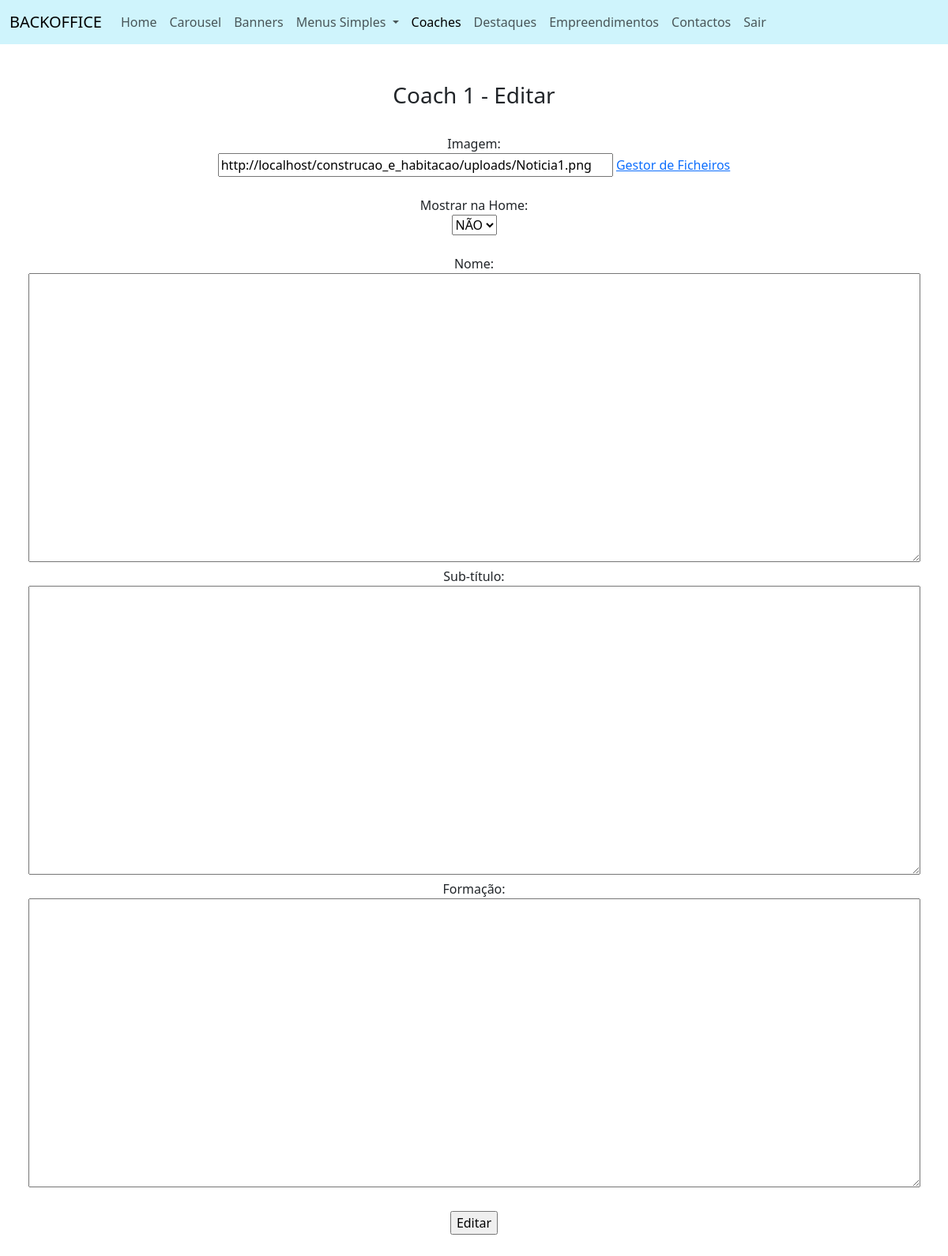
The app's page /backoffice/infante_people_editar.php?id=1 (signed in) with its own data.
### tables this page shows
CREATE TABLE `infante_people` (
  `id` int(11) NOT NULL,
  `título` varchar(500) NOT NULL,
  `texto` longtext NOT NULL,
  `imagem` varchar(1000) NOT NULL
);

### backoffice/infante_people_editar.php (called while the page is built, shortened)
<?php
require("componentes/header.php");
require("views/infante_people_editar_view.php");
require("componentes/footer.php");
?>

### helpers/base_dados_helper.php (called while the page is built, shortened)
<?php
$conexao = new PDO("mysql:host=localhost;dbname=infante_fitness_bd;charset=utf8mb4", "root", "");
function selectSQLUnico($sql){
    global $conexao;
    $pesquisa = $conexao->query($sql);
    $resultado = $pesquisa->fetch(PDO::FETCH_ASSOC);
    return $resultado;
}
?>

### helpers/infante_people_helper.php (called while the page is built, shortened)
<?php
function getPeopleEspecifica($id){
    $resultado = selectSQLUnico("SELECT * FROM infante_people WHERE id= $id");
    return $resultado;
}
?>

### backoffice/views/infante_people_editar_view.php (the view, shortened to what this page needs)
<?php
$form = isset($_GET["id"]);
if($form){
    $id = $_GET["id"];
    $people_especifica = getPeopleEspecifica($id);
}
?>
<main class="conatiner my-5 text-center">
    <main class="conatiner my-5 text-center">
        <div class="row m-0">
            <div class="col-12">
                <h3>Coach <?= $people_especifica["id"]; ?> - Editar</h3>
            </div>
        </div>
        <div class="row mx-0 mt-4">
            <form class="col-12">
                <label for="imagem">Imagem: </label><br>
                <input type="text" name="imagem" id="imagem" required style="width:500px;" value="<?= $people_especifica["imagem"]; ?>">
                <a target="_blank" href="http://localhost/construcao_e_habitacao/backoffice/tinyfilemanager/tinyfilemanager-master/tinyfilemanager.php?p=">Gestor de Ficheiros</a>
                <br><br>
                <label for="mostrar_home">Mostrar na Home:</label><br>
                <select name="mostrar_home" id="mostrar_home">
                    <option value="0" <?= ($people_especifica["mostrar_home"] == 0) ? "selected" : ""; ?>>NÃO</option>
                </select>
                <br><br>
                <label for="nome">Nome: </label><br>
                <textarea name="nome" id="nome" cols="120" rows="15"><?= $people_especifica["nome"]; ?></textarea>
                <label for="subtitulo">Sub-título: </label><br>
                <textarea name="subtitulo" id="subtitulo" cols="120" rows="15"><?= $people_especifica["subtitulo"]; ?></textarea>
                <label for="formacao">Formação: </label><br>
                <textarea name="formacao" id="formacao" cols="120" rows="15"><?= $people_especifica["formacao"]; ?></textarea>
                <br><br>
                <input type="submit" value="Editar">
            </form>
        </div>
    </main>

### records on screen
infante_people: id "1", imagem "http://localhost/construcao_e_habitacao/uploads/Noticia1.png"
